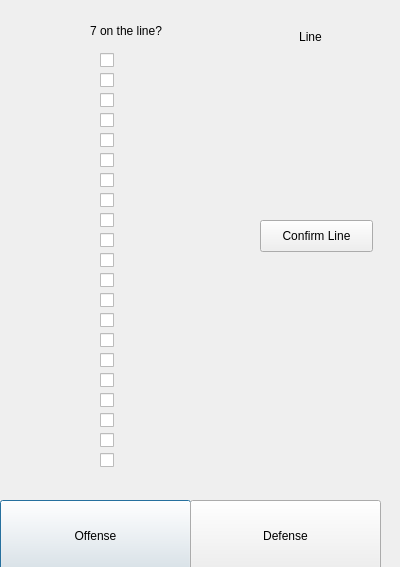
<?xml version="1.0" encoding="UTF-8"?>
<ui version="4.0">
 <class>chooseside</class>
 <widget class="QDialog" name="chooseside">
  <property name="geometry">
   <rect>
    <x>0</x>
    <y>0</y>
    <width>400</width>
    <height>567</height>
   </rect>
  </property>
  <property name="windowTitle">
   <string>Dialog</string>
  </property>
  <widget class="QPushButton" name="pushButton">
   <property name="geometry">
    <rect>
     <x>0</x>
     <y>500</y>
     <width>191</width>
     <height>71</height>
    </rect>
   </property>
   <property name="text">
    <string>Offense</string>
   </property>
  </widget>
  <widget class="QPushButton" name="pushButton_2">
   <property name="geometry">
    <rect>
     <x>190</x>
     <y>500</y>
     <width>191</width>
     <height>71</height>
    </rect>
   </property>
   <property name="text">
    <string>Defense</string>
   </property>
  </widget>
  <widget class="QLabel" name="label">
   <property name="geometry">
    <rect>
     <x>90</x>
     <y>20</y>
     <width>91</width>
     <height>21</height>
    </rect>
   </property>
   <property name="text">
    <string>7 on the line?</string>
   </property>
  </widget>
  <widget class="QLabel" name="label_1">
   <property name="geometry">
    <rect>
     <x>120</x>
     <y>50</y>
     <width>101</width>
     <height>16</height>
    </rect>
   </property>
   <property name="text">
    <string/>
   </property>
   <property name="alignment">
    <set>Qt::AlignLeading|Qt::AlignLeft|Qt::AlignTop</set>
   </property>
  </widget>
  <widget class="QCheckBox" name="checkBox_1">
   <property name="geometry">
    <rect>
     <x>100</x>
     <y>50</y>
     <width>16</width>
     <height>20</height>
    </rect>
   </property>
   <property name="text">
    <string/>
   </property>
  </widget>
  <widget class="QCheckBox" name="checkBox_2">
   <property name="geometry">
    <rect>
     <x>100</x>
     <y>70</y>
     <width>16</width>
     <height>20</height>
    </rect>
   </property>
   <property name="text">
    <string/>
   </property>
  </widget>
  <widget class="QCheckBox" name="checkBox_3">
   <property name="geometry">
    <rect>
     <x>100</x>
     <y>90</y>
     <width>16</width>
     <height>20</height>
    </rect>
   </property>
   <property name="text">
    <string/>
   </property>
  </widget>
  <widget class="QCheckBox" name="checkBox_4">
   <property name="geometry">
    <rect>
     <x>100</x>
     <y>110</y>
     <width>16</width>
     <height>20</height>
    </rect>
   </property>
   <property name="text">
    <string/>
   </property>
  </widget>
  <widget class="QLabel" name="label_2">
   <property name="geometry">
    <rect>
     <x>120</x>
     <y>70</y>
     <width>101</width>
     <height>16</height>
    </rect>
   </property>
   <property name="text">
    <string/>
   </property>
   <property name="alignment">
    <set>Qt::AlignLeading|Qt::AlignLeft|Qt::AlignTop</set>
   </property>
  </widget>
  <widget class="QCheckBox" name="checkBox_5">
   <property name="geometry">
    <rect>
     <x>100</x>
     <y>130</y>
     <width>16</width>
     <height>20</height>
    </rect>
   </property>
   <property name="text">
    <string/>
   </property>
  </widget>
  <widget class="QCheckBox" name="checkBox_6">
   <property name="geometry">
    <rect>
     <x>100</x>
     <y>150</y>
     <width>16</width>
     <height>20</height>
    </rect>
   </property>
   <property name="text">
    <string/>
   </property>
  </widget>
  <widget class="QCheckBox" name="checkBox_7">
   <property name="geometry">
    <rect>
     <x>100</x>
     <y>170</y>
     <width>16</width>
     <height>20</height>
    </rect>
   </property>
   <property name="text">
    <string/>
   </property>
  </widget>
  <widget class="QCheckBox" name="checkBox_8">
   <property name="geometry">
    <rect>
     <x>100</x>
     <y>190</y>
     <width>16</width>
     <height>20</height>
    </rect>
   </property>
   <property name="text">
    <string/>
   </property>
  </widget>
  <widget class="QCheckBox" name="checkBox_9">
   <property name="geometry">
    <rect>
     <x>100</x>
     <y>210</y>
     <width>16</width>
     <height>20</height>
    </rect>
   </property>
   <property name="text">
    <string/>
   </property>
  </widget>
  <widget class="QCheckBox" name="checkBox_10">
   <property name="geometry">
    <rect>
     <x>100</x>
     <y>250</y>
     <width>16</width>
     <height>20</height>
    </rect>
   </property>
   <property name="text">
    <string/>
   </property>
  </widget>
  <widget class="QCheckBox" name="checkBox_11">
   <property name="geometry">
    <rect>
     <x>100</x>
     <y>230</y>
     <width>16</width>
     <height>20</height>
    </rect>
   </property>
   <property name="text">
    <string/>
   </property>
  </widget>
  <widget class="QCheckBox" name="checkBox_12">
   <property name="geometry">
    <rect>
     <x>100</x>
     <y>270</y>
     <width>16</width>
     <height>20</height>
    </rect>
   </property>
   <property name="text">
    <string/>
   </property>
  </widget>
  <widget class="QCheckBox" name="checkBox_13">
   <property name="geometry">
    <rect>
     <x>100</x>
     <y>290</y>
     <width>16</width>
     <height>20</height>
    </rect>
   </property>
   <property name="text">
    <string/>
   </property>
  </widget>
  <widget class="QCheckBox" name="checkBox_14">
   <property name="geometry">
    <rect>
     <x>100</x>
     <y>310</y>
     <width>16</width>
     <height>20</height>
    </rect>
   </property>
   <property name="text">
    <string/>
   </property>
  </widget>
  <widget class="QCheckBox" name="checkBox_15">
   <property name="geometry">
    <rect>
     <x>100</x>
     <y>330</y>
     <width>16</width>
     <height>20</height>
    </rect>
   </property>
   <property name="text">
    <string/>
   </property>
  </widget>
  <widget class="QCheckBox" name="checkBox_16">
   <property name="geometry">
    <rect>
     <x>100</x>
     <y>350</y>
     <width>16</width>
     <height>20</height>
    </rect>
   </property>
   <property name="text">
    <string/>
   </property>
  </widget>
  <widget class="QCheckBox" name="checkBox_17">
   <property name="geometry">
    <rect>
     <x>100</x>
     <y>370</y>
     <width>16</width>
     <height>20</height>
    </rect>
   </property>
   <property name="text">
    <string/>
   </property>
  </widget>
  <widget class="QCheckBox" name="checkBox_18">
   <property name="geometry">
    <rect>
     <x>100</x>
     <y>390</y>
     <width>16</width>
     <height>20</height>
    </rect>
   </property>
   <property name="text">
    <string/>
   </property>
  </widget>
  <widget class="QCheckBox" name="checkBox_19">
   <property name="geometry">
    <rect>
     <x>100</x>
     <y>410</y>
     <width>16</width>
     <height>20</height>
    </rect>
   </property>
   <property name="text">
    <string/>
   </property>
  </widget>
  <widget class="QCheckBox" name="checkBox_20">
   <property name="geometry">
    <rect>
     <x>100</x>
     <y>430</y>
     <width>16</width>
     <height>20</height>
    </rect>
   </property>
   <property name="text">
    <string/>
   </property>
  </widget>
  <widget class="QCheckBox" name="checkBox_21">
   <property name="geometry">
    <rect>
     <x>100</x>
     <y>450</y>
     <width>16</width>
     <height>20</height>
    </rect>
   </property>
   <property name="text">
    <string/>
   </property>
  </widget>
  <widget class="QLabel" name="label_3">
   <property name="geometry">
    <rect>
     <x>120</x>
     <y>90</y>
     <width>101</width>
     <height>16</height>
    </rect>
   </property>
   <property name="text">
    <string/>
   </property>
   <property name="alignment">
    <set>Qt::AlignLeading|Qt::AlignLeft|Qt::AlignTop</set>
   </property>
  </widget>
  <widget class="QLabel" name="label_4">
   <property name="geometry">
    <rect>
     <x>120</x>
     <y>110</y>
     <width>101</width>
     <height>16</height>
    </rect>
   </property>
   <property name="text">
    <string/>
   </property>
   <property name="alignment">
    <set>Qt::AlignLeading|Qt::AlignLeft|Qt::AlignTop</set>
   </property>
  </widget>
  <widget class="QLabel" name="label_5">
   <property name="geometry">
    <rect>
     <x>120</x>
     <y>130</y>
     <width>101</width>
     <height>16</height>
    </rect>
   </property>
   <property name="text">
    <string/>
   </property>
   <property name="alignment">
    <set>Qt::AlignLeading|Qt::AlignLeft|Qt::AlignTop</set>
   </property>
  </widget>
  <widget class="QLabel" name="label_6">
   <property name="geometry">
    <rect>
     <x>120</x>
     <y>150</y>
     <width>101</width>
     <height>16</height>
    </rect>
   </property>
   <property name="text">
    <string/>
   </property>
   <property name="alignment">
    <set>Qt::AlignLeading|Qt::AlignLeft|Qt::AlignTop</set>
   </property>
  </widget>
  <widget class="QLabel" name="label_7">
   <property name="geometry">
    <rect>
     <x>120</x>
     <y>170</y>
     <width>101</width>
     <height>16</height>
    </rect>
   </property>
   <property name="text">
    <string/>
   </property>
   <property name="alignment">
    <set>Qt::AlignLeading|Qt::AlignLeft|Qt::AlignTop</set>
   </property>
  </widget>
  <widget class="QLabel" name="label_8">
   <property name="geometry">
    <rect>
     <x>120</x>
     <y>190</y>
     <width>101</width>
     <height>16</height>
    </rect>
   </property>
   <property name="text">
    <string/>
   </property>
   <property name="alignment">
    <set>Qt::AlignLeading|Qt::AlignLeft|Qt::AlignTop</set>
   </property>
  </widget>
  <widget class="QLabel" name="label_9">
   <property name="geometry">
    <rect>
     <x>120</x>
     <y>210</y>
     <width>101</width>
     <height>16</height>
    </rect>
   </property>
   <property name="text">
    <string/>
   </property>
   <property name="alignment">
    <set>Qt::AlignLeading|Qt::AlignLeft|Qt::AlignTop</set>
   </property>
  </widget>
  <widget class="QLabel" name="label_10">
   <property name="geometry">
    <rect>
     <x>120</x>
     <y>230</y>
     <width>101</width>
     <height>16</height>
    </rect>
   </property>
   <property name="text">
    <string/>
   </property>
   <property name="alignment">
    <set>Qt::AlignLeading|Qt::AlignLeft|Qt::AlignTop</set>
   </property>
  </widget>
  <widget class="QLabel" name="label_11">
   <property name="geometry">
    <rect>
     <x>120</x>
     <y>250</y>
     <width>101</width>
     <height>16</height>
    </rect>
   </property>
   <property name="text">
    <string/>
   </property>
   <property name="alignment">
    <set>Qt::AlignLeading|Qt::AlignLeft|Qt::AlignTop</set>
   </property>
  </widget>
  <widget class="QLabel" name="label_12">
   <property name="geometry">
    <rect>
     <x>120</x>
     <y>270</y>
     <width>101</width>
     <height>16</height>
    </rect>
   </property>
   <property name="text">
    <string/>
   </property>
   <property name="alignment">
    <set>Qt::AlignLeading|Qt::AlignLeft|Qt::AlignTop</set>
   </property>
  </widget>
  <widget class="QLabel" name="label_13">
   <property name="geometry">
    <rect>
     <x>120</x>
     <y>290</y>
     <width>101</width>
     <height>16</height>
    </rect>
   </property>
   <property name="text">
    <string/>
   </property>
   <property name="alignment">
    <set>Qt::AlignLeading|Qt::AlignLeft|Qt::AlignTop</set>
   </property>
  </widget>
  <widget class="QLabel" name="label_14">
   <property name="geometry">
    <rect>
     <x>120</x>
     <y>310</y>
     <width>101</width>
     <height>16</height>
    </rect>
   </property>
   <property name="text">
    <string/>
   </property>
   <property name="alignment">
    <set>Qt::AlignLeading|Qt::AlignLeft|Qt::AlignTop</set>
   </property>
  </widget>
  <widget class="QLabel" name="label_15">
   <property name="geometry">
    <rect>
     <x>120</x>
     <y>330</y>
     <width>101</width>
     <height>16</height>
    </rect>
   </property>
   <property name="text">
    <string/>
   </property>
   <property name="alignment">
    <set>Qt::AlignLeading|Qt::AlignLeft|Qt::AlignTop</set>
   </property>
  </widget>
  <widget class="QLabel" name="label_16">
   <property name="geometry">
    <rect>
     <x>120</x>
     <y>350</y>
     <width>101</width>
     <height>16</height>
    </rect>
   </property>
   <property name="text">
    <string/>
   </property>
   <property name="alignment">
    <set>Qt::AlignLeading|Qt::AlignLeft|Qt::AlignTop</set>
   </property>
  </widget>
  <widget class="QLabel" name="label_17">
   <property name="geometry">
    <rect>
     <x>120</x>
     <y>370</y>
     <width>101</width>
     <height>16</height>
    </rect>
   </property>
   <property name="text">
    <string/>
   </property>
   <property name="alignment">
    <set>Qt::AlignLeading|Qt::AlignLeft|Qt::AlignTop</set>
   </property>
  </widget>
  <widget class="QLabel" name="label_18">
   <property name="geometry">
    <rect>
     <x>120</x>
     <y>390</y>
     <width>101</width>
     <height>16</height>
    </rect>
   </property>
   <property name="text">
    <string/>
   </property>
   <property name="alignment">
    <set>Qt::AlignLeading|Qt::AlignLeft|Qt::AlignTop</set>
   </property>
  </widget>
  <widget class="QLabel" name="label_19">
   <property name="geometry">
    <rect>
     <x>120</x>
     <y>410</y>
     <width>101</width>
     <height>16</height>
    </rect>
   </property>
   <property name="text">
    <string/>
   </property>
   <property name="alignment">
    <set>Qt::AlignLeading|Qt::AlignLeft|Qt::AlignTop</set>
   </property>
  </widget>
  <widget class="QLabel" name="label_20">
   <property name="geometry">
    <rect>
     <x>120</x>
     <y>430</y>
     <width>101</width>
     <height>16</height>
    </rect>
   </property>
   <property name="text">
    <string/>
   </property>
   <property name="alignment">
    <set>Qt::AlignLeading|Qt::AlignLeft|Qt::AlignTop</set>
   </property>
  </widget>
  <widget class="QLabel" name="label_21">
   <property name="geometry">
    <rect>
     <x>120</x>
     <y>450</y>
     <width>101</width>
     <height>16</height>
    </rect>
   </property>
   <property name="text">
    <string/>
   </property>
   <property name="alignment">
    <set>Qt::AlignLeading|Qt::AlignLeft|Qt::AlignTop</set>
   </property>
  </widget>
  <widget class="QPushButton" name="pushButton_3">
   <property name="geometry">
    <rect>
     <x>260</x>
     <y>220</y>
     <width>113</width>
     <height>32</height>
    </rect>
   </property>
   <property name="text">
    <string>Confirm Line</string>
   </property>
  </widget>
  <widget class="QLabel" name="myLine">
   <property name="geometry">
    <rect>
     <x>260</x>
     <y>30</y>
     <width>101</width>
     <height>191</height>
    </rect>
   </property>
   <property name="text">
    <string>Line</string>
   </property>
   <property name="alignment">
    <set>Qt::AlignHCenter|Qt::AlignTop</set>
   </property>
  </widget>
 </widget>
 <resources/>
 <connections/>
</ui>
